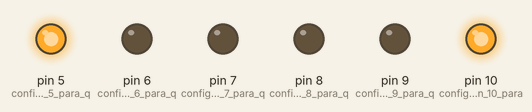
Simulated run of this sketch. Board: Arduino Uno, built with avr-gcc and run on an emulated ATmega328P. Shown: output pins drawn as LEDs (lit = HIGH).

Above: at 2.5 s.
At 5.5 s:
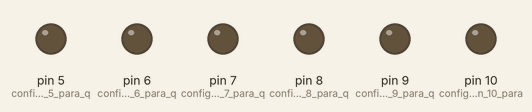
At 12.5 s:
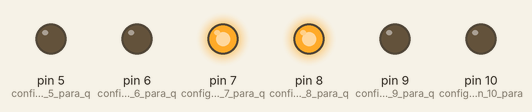
At 17.5 s:
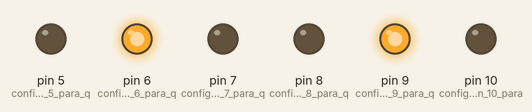
Timing chart, 0 to 26.0 s (numbered marks = the images above):
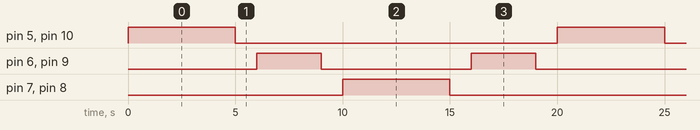

Measured:
- by itself, pin 6 (configura_el_pin_6_para_q), pin 9 (configura_el_pin_9_para_q): alternates HIGH for 3.0 s and LOW for 7.0 s
- by itself, pin 5 (configura_el_pin_5_para_q), pin 7 (configura_el_pin_7_para_q), pin 8 (configura_el_pin_8_para_q), pin 10 (configura_el_pin_10_para): alternates HIGH for 5.0 s and LOW for 15.0 s
- by itself, everything shown: repeats every 20.0 s, in 8 steps

The sketch:

sketch2_apr26b.ino
```cpp
#define VERDE 5 //define el valor "VERDE" al pin 5
#define AMARILLO 6 //define el valor "AMARILLO" al pin 6
#define ROJO 7 //define el valor "ROJO" al pin 7

#define VERDE 8 //define el valor "VERDE" al pin 8
#define AMARILLO 9 //define el valor "AMARILLO" al pin 9
#define ROJO 10 //define el valor "ROJO" al pin 10

void setup() //establece criterios que requieren una ejecución única
{
  pinMode(5, OUTPUT); //configura el pin 5 para que se comporte como salida
  pinMode(6, OUTPUT); //configura el pin 6 para que se comporte como salida
  pinMode(7, OUTPUT); //configura el pin 7 para que se comporte como salida

  pinMode(8, OUTPUT); //configura el pin 8 para que se comporte como salida
  pinMode(9, OUTPUT); //configura el pin 9 para que se comporte como salida
  pinMode(10, OUTPUT); //configura el pin 10 para que se comporte como salida
}

void loop() //se ejecuta un número infinito de veces
{
  digitalWrite(5, HIGH); //se enciende el LED VERDE
  digitalWrite(10, HIGH); //se enciende el LED ROJO
  delay(5000); // pausa el programa durante 5000 milisegundos
  digitalWrite(5, LOW); //se apaga el LED VERDE
  digitalWrite(10, LOW); //se apaga el LED ROJO
  delay(1000); // pausa el programa durante 1000 milisegundos

  digitalWrite(6, HIGH); //se enciende el LED AMARILLO
  digitalWrite(9, HIGH); //se enciende el LED AMARILLO
  delay(3000); // pausa el programa durante 3000 milisegundos
  digitalWrite(6, LOW); //se apaga el LED AMARILLO
  digitalWrite(9, LOW); //se apaga el LED AMARILLO
  delay(1000); // pausa el programa durante 1000 milisegundos

  digitalWrite(7, HIGH); //se enciende el LED ROJO
  digitalWrite(8, HIGH); //se enciende el LED VERDE
  delay(5000); // pausa el programa durante 5000 milisegundos
  digitalWrite(7, LOW); //se apaga el LED ROJO
  digitalWrite(8, LOW); //se apaga el LED VERDE
  delay(1000); // pausa el programa durante 1000 milisegundos


  digitalWrite(6, HIGH); //se enciende el LED AMARILLO
  digitalWrite(9, HIGH); //se enciende el LED AMARILLO
  delay(3000); // pausa el programa durante 3000 milisegundos
  digitalWrite(6, LOW); //se apaga el LED AMARILLO
  digitalWrite(9, LOW); //se apaga el LED AMARILLO
  delay(1000); // pausa el programa durante 1000 milisegundos

}
```
